Frame 1 (no input): blank canvas, image omitted
Frame 60 (the mouse pressed at the canvas centre just before this capture): blank canvas, image omitted
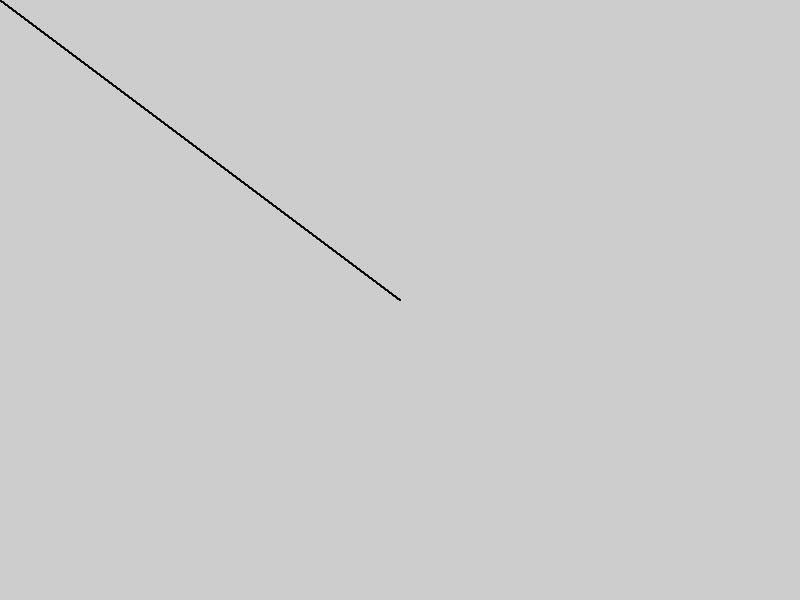
Frame 120 (the mouse held since frame 60 and released just before this capture)

The Processing sketch whose frames 1 and 60 were blank and that drew this single picture after the mouse press (run headless with seeded random() and noise(); from frame 60 on, the mouse is pressed at the canvas centre):

// Processing sketch: snowFlake
// ── snowFlake.pde


int len = 100;
float[] posX = new float[len];
float[] pPosX = new float[len];
float[] posY = new float[len];
float[] pPosY = new float[len];
int index = 0;


void setup()
{
  size(800, 600);
  for (int i = 0; i < len; i++)
  {
    posX[i] = -1;
    posY[i] = -1;
  }
}

void draw()
{
  if (index > len-1)
    index = 0;
  //println(index);
  if (mousePressed)
  {
    posX[index] = mouseX;
    posY[index] = mouseY;
    pPosX[index] = pmouseX;
    pPosY[index] = pmouseY;
  }

  println(posX);

  for (int i = 0; i<len; i++)
  {
    if ( posX[i] != -1 && pPosX[i] != -1 && posY[i] != -1 && pPosY[i] != -1)
      line(posX[i], posY[i], pPosX[i], pPosY[i]);
    //else
    //break;
  }
  index++;
  if (keyPressed && key == 's')
  {
    pushMatrix();
    translate(50, 50);
    for (int i = 0; i<len; i++)
    {
      if ( posX[i] != -1 && pPosX[i] != -1 && posY[i] != -1 && pPosY[i] != -1)
        line(posX[i], posY[i], pPosX[i], pPosY[i]);
      //else
      //break;
    }
    popMatrix();
  }
}
